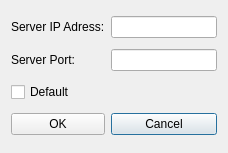
<?xml version="1.0" encoding="UTF-8"?>
<ui version="4.0">
 <class>SetupTcpDialog</class>
 <widget class="QDialog" name="SetupTcpDialog">
  <property name="geometry">
   <rect>
    <x>0</x>
    <y>0</y>
    <width>228</width>
    <height>153</height>
   </rect>
  </property>
  <property name="windowTitle">
   <string>Dialog</string>
  </property>
  <layout class="QGridLayout" name="gridLayout">
   <item row="3" column="1">
    <widget class="QPushButton" name="pushButton_2">
     <property name="text">
      <string>Cancel</string>
     </property>
    </widget>
   </item>
   <item row="3" column="0">
    <widget class="QPushButton" name="pushButton">
     <property name="text">
      <string>OK</string>
     </property>
    </widget>
   </item>
   <item row="1" column="1">
    <widget class="QLineEdit" name="lineEditPortNumber"/>
   </item>
   <item row="1" column="0">
    <widget class="QLabel" name="label_2">
     <property name="text">
      <string>Server Port:</string>
     </property>
    </widget>
   </item>
   <item row="0" column="1">
    <widget class="QLineEdit" name="lineEditIPAdress"/>
   </item>
   <item row="0" column="0">
    <widget class="QLabel" name="label">
     <property name="text">
      <string>Server IP Adress:</string>
     </property>
    </widget>
   </item>
   <item row="2" column="0" colspan="2">
    <widget class="QCheckBox" name="checkBox">
     <property name="text">
      <string>Default </string>
     </property>
    </widget>
   </item>
  </layout>
 </widget>
 <tabstops>
  <tabstop>lineEditIPAdress</tabstop>
  <tabstop>lineEditPortNumber</tabstop>
  <tabstop>checkBox</tabstop>
  <tabstop>pushButton</tabstop>
  <tabstop>pushButton_2</tabstop>
 </tabstops>
 <resources/>
 <connections/>
</ui>
